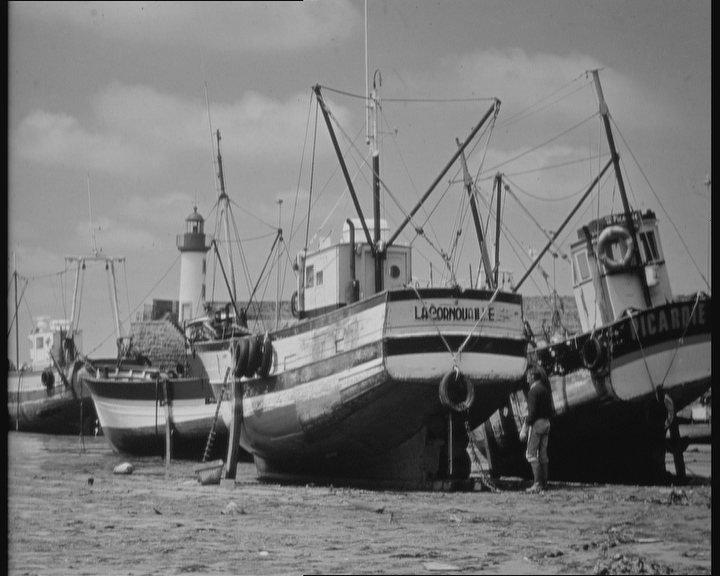
#> input picture Assignment 1/boats.bmp, 720 x 576 px, found by its file name
$ python Power_Law.py
#> lines starting #> are read from the running program, lines starting #| are printed output that depends on the picture
import numpy as np
import cv2
import math
import matplotlib.pyplot as plt
image=cv2.imread('./Assignment 1/boats.bmp',0)
#> image is the input picture: shape (576, 720); min 3, max 220, mean 120
height=image.shape[0]
#> height = 576
width=image.shape[1]
#> width = 720
image3=np.ones((height,width),dtype=np.uint8)
image4=np.ones((height,width),dtype=np.uint8)
image5=np.ones((height,width),dtype=np.uint8)
ho3=[0]*256
ho4=[0]*256
ho5=[0]*256
hi=[0]*256
for i in range(height):
    for j in range(width):
        hi[image[i][j]]+=1
        image3[i][j]=round(48*math.pow(image[i][j],0.3))
        image4[i][j]=round(27*math.pow(image[i][j],0.4))
        image5[i][j]=round(14*math.pow(image[i][j],0.5))
        ho3[image3[i][j]]+=1
        ho4[image4[i][j]]+=1
        ho5[image5[i][j]]+=1
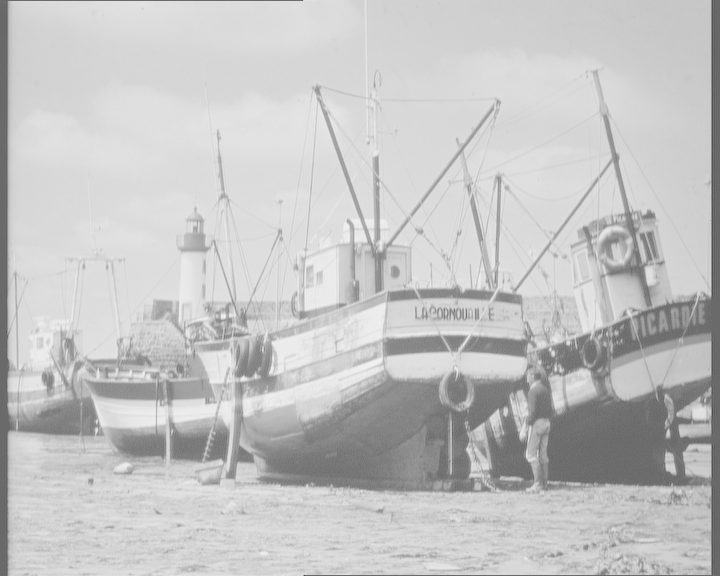
#> image3: shape (576, 720); min 67, max 242, mean 195.8
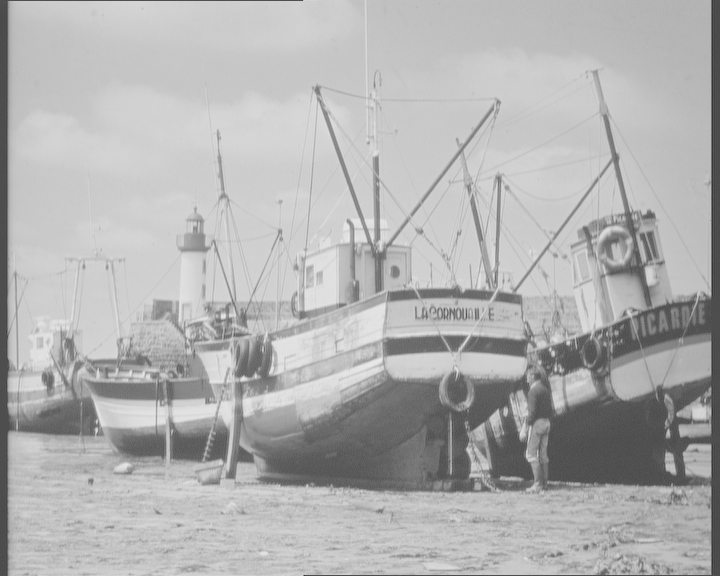
#> image4: shape (576, 720); min 42, max 234, mean 177.3
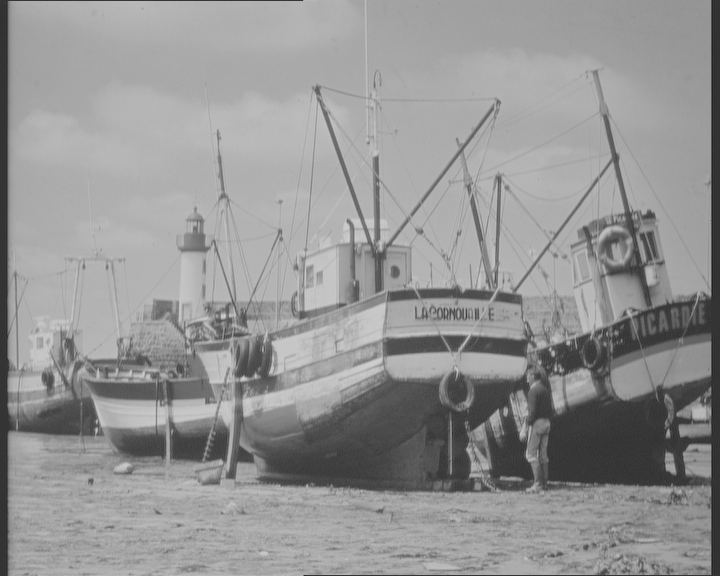
#> image5: shape (576, 720); min 24, max 208, mean 148.4
#> after the loop, hi = 256 values, max 7480 at index 157, min 0 at index 0, mean 1620; ho3 = 256 values, max 20460 at index 218, min 0 at index 0, mean 1620; ho4 = 256 values, max 14641 at index 204, min 0 at index 0, mean 1620; ho5 = 256 values, max 14641 at index 175, min 0 at index 0, mean 1620
graph3=[0]*256
graph4=[0]*256
graph5=[0]*256
for i in range(256):
    graph3[i]=round(48*math.pow(i,0.3))
    graph4[i]=round(27*math.pow(i,0.4))
    graph5[i]=round(14*math.pow(i,0.5))
cv2.imshow('Orignal Image',image)
cv2.imshow('Power Law Transformation (b=0.3) Image',image3)
cv2.imshow('Power Law Transformation (b=0.4) Image',image4)
cv2.imshow('Power Law Transformation (b=0.5) Image',image5)
for i in range(256):
    hi[i]=hi[i]/(height*width)
    ho3[i]=ho3[i]/(height*width)
    ho4[i]=ho4[i]/(height*width)
    ho5[i]=ho5[i]/(height*width)
#> after the loop, hi = 256 values, max 0.018 at index 157, min 0 at index 0, mean 0.00391; ho3 = 256 values, max 0.0493 at index 218, min 0 at index 0, mean 0.00391; ho4 = 256 values, max 0.0353 at index 204, min 0 at index 0, mean 0.00391; ho5 = 256 values, max 0.0353 at index 175, min 0 at index 0, mean 0.00391
plt.plot(graph3,label='b=0.3')
plt.plot(graph4,label='b=0.4')
plt.plot(graph5,label='b=0.5')
plt.legend()
plt.title('\nS=c(R^b)\n')
plt.xlabel('R')
plt.ylabel('S')
plt.show()
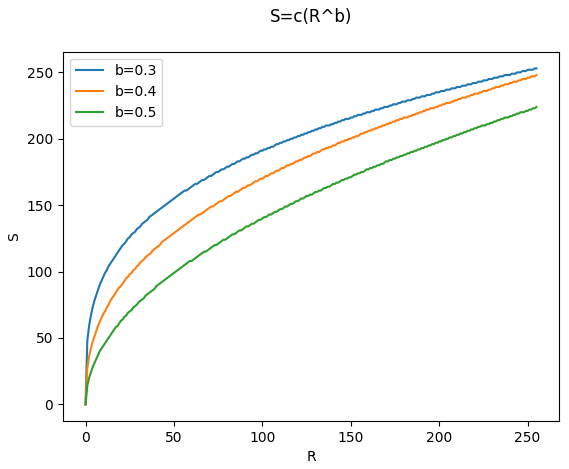
#> figure drawn by matplotlib, 1 panel; curve peaks at x = 254, y = 253; curve peaks at x = 255, y = 248; curve peaks at x = 255, y = 224
plt.plot(hi)
plt.title('Histogram of Input')
plt.show()
#> figure, not shown here; curve peaks at x = 157, y = 0.018
plt.plot(ho3)
plt.title('Histogram of Output (b=0.3)')
plt.show()
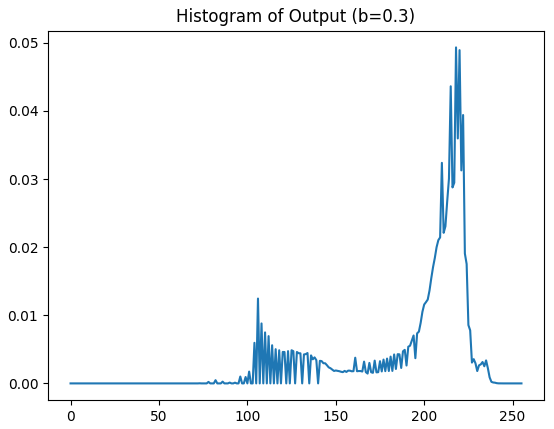
#> figure drawn by matplotlib, 1 panel; curve peaks at x = 218, y = 0.0493
plt.plot(ho4)
plt.title('Histogram of Output (b=0.4)')
plt.show()
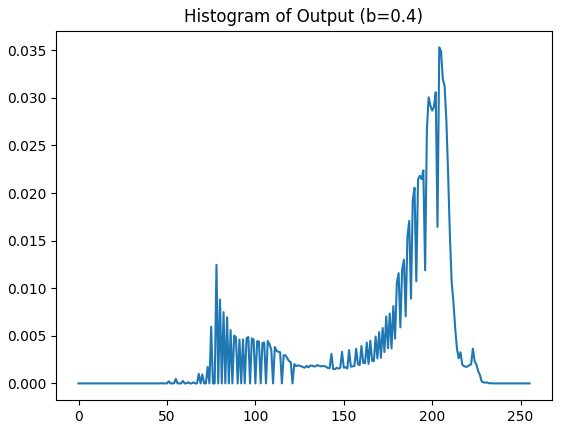
#> figure drawn by matplotlib, 1 panel; curve peaks at x = 204, y = 0.0353
plt.plot(ho5)
plt.title('Histogram of Output (b=0.5)')
plt.show()
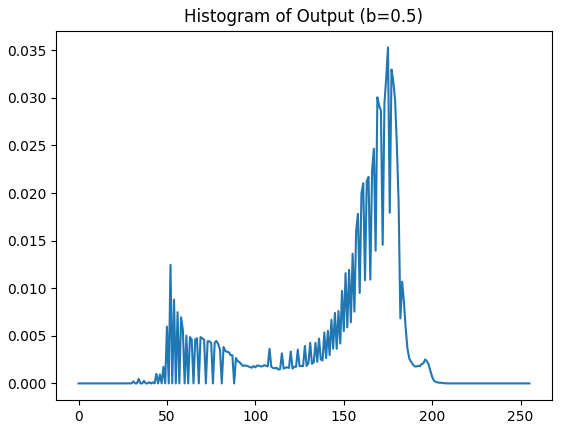
#> figure drawn by matplotlib, 1 panel; curve peaks at x = 175, y = 0.0353
cv2.waitKey(0)
cv2.destroyAllWindows()

$ run again, with Assignment 1/MR.pgm saved as Assignment 1/boats.bmp
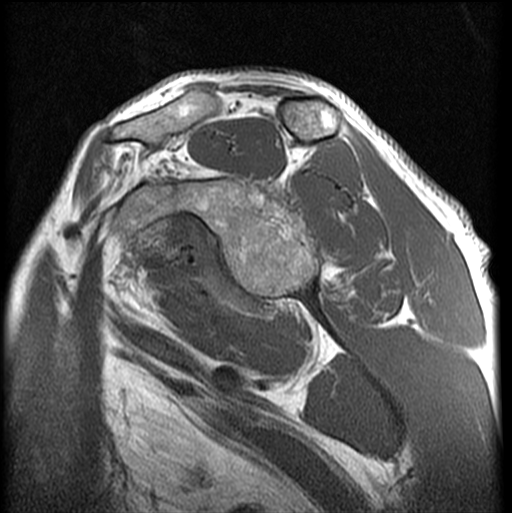
#> input picture Assignment 1/MR.pgm, 512 x 513 px, found by its file name
#> image is the input picture: shape (513, 512); min 0, max 255, mean 80.2
#> after the loop `for i in range(height):`:
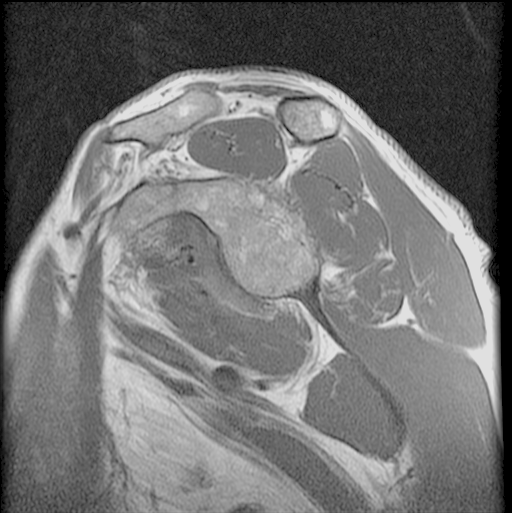
#> image5: shape (513, 512); min 0, max 224, mean 112.4
#> after the loop `for i in range(height):`: hi = 256 values, max 8774 at index 0, min 82 at index 243, mean 1026; ho3 = 256 values, max 8774 at index 0, min 0 at index 1, mean 1026; ho4 has the same summary as ho3; ho5 has the same summary as ho3
#> after the loop `for i in range(256):`: hi = 256 values, max 0.0334 at index 0, min 0.000312 at index 243, mean 0.00391; ho3 = 256 values, max 0.0334 at index 0, min 0 at index 1, mean 0.00391; ho4 has the same summary as ho3; ho5 has the same summary as ho3
#> `plt.show()`:
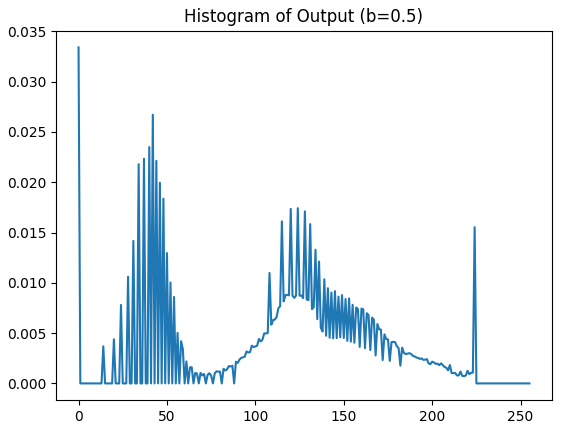
#> figure drawn by matplotlib, 1 panel; curve peaks at x = 0, y = 0.0334

$ run again, with Assignment 1/ultrasound.pgm saved as Assignment 1/boats.bmp
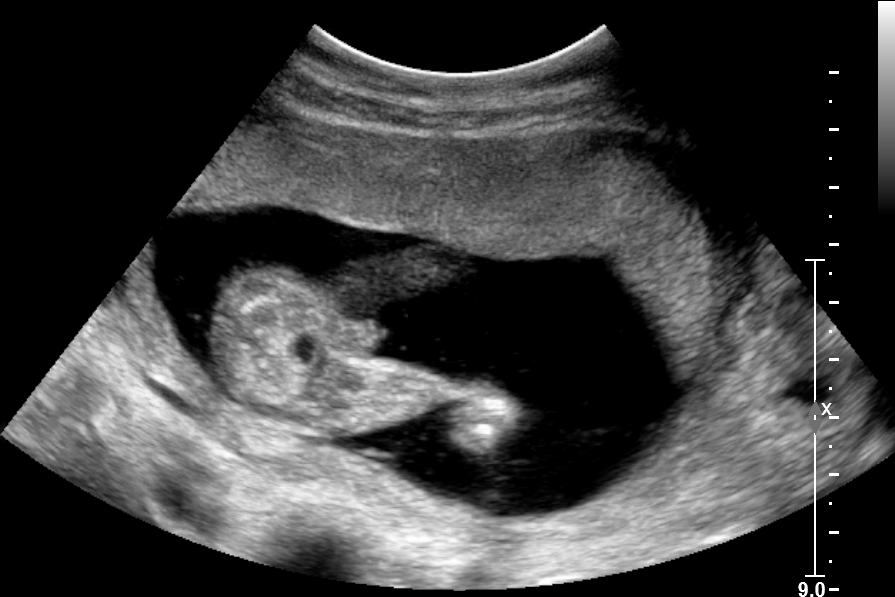
#> input picture Assignment 1/ultrasound.pgm, 895 x 597 px, found by its file name
#> image is the input picture: shape (597, 895); min 0, max 255, mean 59.1
#> after the loop `for i in range(height):`:
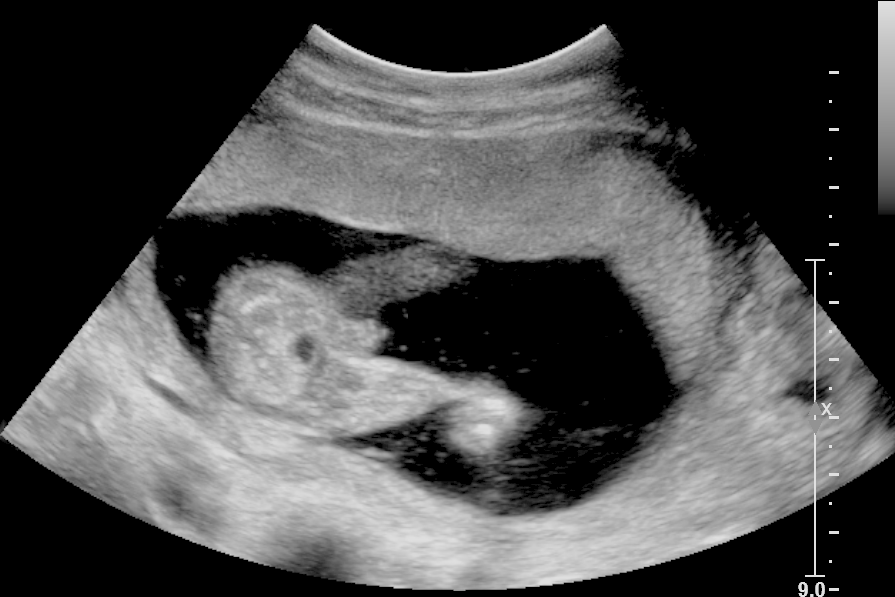
#> image5: shape (597, 895); min 0, max 224, mean 75.1
#> after the loop `for i in range(height):`: hi = 256 values, max 247707 at index 0, min 0 at index 7, mean 2087.2; ho3 = 256 values, max 247707 at index 0, min 0 at index 1, mean 2087.2; ho4 has the same summary as ho3; ho5 has the same summary as ho3
#> after the loop `for i in range(256):`: hi = 256 values, max 0.464 at index 0, min 0 at index 7, mean 0.00391; ho3 = 256 values, max 0.464 at index 0, min 0 at index 1, mean 0.00391; ho4 has the same summary as ho3; ho5 has the same summary as ho3
#> `plt.show()`:
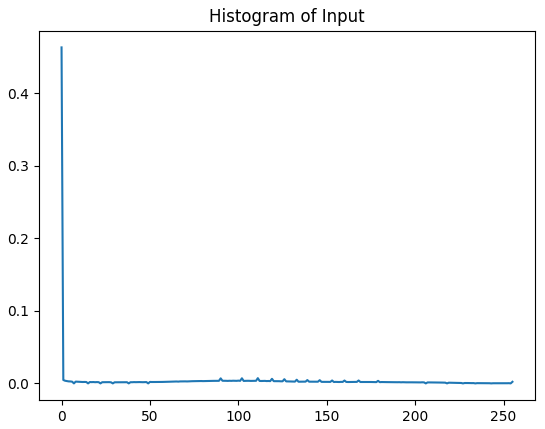
#> figure drawn by matplotlib, 1 panel; curve peaks at x = 0, y = 0.464
